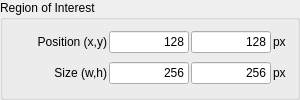
         <widget class="QGroupBox" name="groupBox_4">
          <property name="title">
           <string>Region of Interest</string>
          </property>
          <layout class="QGridLayout" name="gridLayout_3">
           <property name="leftMargin">
            <number>4</number>
           </property>
           <property name="topMargin">
            <number>4</number>
           </property>
           <property name="rightMargin">
            <number>4</number>
           </property>
           <property name="bottomMargin">
            <number>4</number>
           </property>
           <property name="spacing">
            <number>2</number>
           </property>
           <item row="0" column="3">
            <widget class="QLabel" name="label_20">
             <property name="sizePolicy">
              <sizepolicy hsizetype="Preferred" vsizetype="Preferred">
               <horstretch>0</horstretch>
               <verstretch>0</verstretch>
              </sizepolicy>
             </property>
             <property name="minimumSize">
              <size>
               <width>20</width>
               <height>0</height>
              </size>
             </property>
             <property name="maximumSize">
              <size>
               <width>20</width>
               <height>16777215</height>
              </size>
             </property>
             <property name="text">
              <string>px</string>
             </property>
             <property name="buddy">
              <cstring>mRegionOfInterestPositionYLineEdit</cstring>
             </property>
            </widget>
           </item>
           <item row="0" column="0">
            <widget class="QLabel" name="label_19">
             <property name="sizePolicy">
              <sizepolicy hsizetype="Preferred" vsizetype="Preferred">
               <horstretch>0</horstretch>
               <verstretch>0</verstretch>
              </sizepolicy>
             </property>
             <property name="minimumSize">
              <size>
               <width>100</width>
               <height>0</height>
              </size>
             </property>
             <property name="text">
              <string>Position (x,y)</string>
             </property>
             <property name="alignment">
              <set>Qt::AlignRight|Qt::AlignTrailing|Qt::AlignVCenter</set>
             </property>
             <property name="buddy">
              <cstring>mRegionOfInterestPositionXLineEdit</cstring>
             </property>
            </widget>
           </item>
           <item row="1" column="1">
            <widget class="QLineEdit" name="mRegionOfInterestSizeXLineEdit">
             <property name="sizePolicy">
              <sizepolicy hsizetype="Preferred" vsizetype="Fixed">
               <horstretch>0</horstretch>
               <verstretch>0</verstretch>
              </sizepolicy>
             </property>
             <property name="minimumSize">
              <size>
               <width>50</width>
               <height>0</height>
              </size>
             </property>
             <property name="maximumSize">
              <size>
               <width>80</width>
               <height>16777215</height>
              </size>
             </property>
             <property name="text">
              <string>256</string>
             </property>
             <property name="alignment">
              <set>Qt::AlignRight|Qt::AlignTrailing|Qt::AlignVCenter</set>
             </property>
            </widget>
           </item>
           <item row="0" column="2">
            <widget class="QLineEdit" name="mRegionOfInterestPositionYLineEdit">
             <property name="sizePolicy">
              <sizepolicy hsizetype="Preferred" vsizetype="Fixed">
               <horstretch>0</horstretch>
               <verstretch>0</verstretch>
              </sizepolicy>
             </property>
             <property name="minimumSize">
              <size>
               <width>50</width>
               <height>0</height>
              </size>
             </property>
             <property name="maximumSize">
              <size>
               <width>80</width>
               <height>16777215</height>
              </size>
             </property>
             <property name="text">
              <string>128</string>
             </property>
             <property name="alignment">
              <set>Qt::AlignRight|Qt::AlignTrailing|Qt::AlignVCenter</set>
             </property>
            </widget>
           </item>
           <item row="1" column="2">
            <widget class="QLineEdit" name="mRegionOfInterestSizeYLineEdit">
             <property name="sizePolicy">
              <sizepolicy hsizetype="Preferred" vsizetype="Fixed">
               <horstretch>0</horstretch>
               <verstretch>0</verstretch>
              </sizepolicy>
             </property>
             <property name="minimumSize">
              <size>
               <width>50</width>
               <height>0</height>
              </size>
             </property>
             <property name="maximumSize">
              <size>
               <width>80</width>
               <height>16777215</height>
              </size>
             </property>
             <property name="text">
              <string>256</string>
             </property>
             <property name="alignment">
              <set>Qt::AlignRight|Qt::AlignTrailing|Qt::AlignVCenter</set>
             </property>
            </widget>
           </item>
           <item row="1" column="0">
            <widget class="QLabel" name="label_16">
             <property name="sizePolicy">
              <sizepolicy hsizetype="Preferred" vsizetype="Preferred">
               <horstretch>0</horstretch>
               <verstretch>0</verstretch>
              </sizepolicy>
             </property>
             <property name="minimumSize">
              <size>
               <width>100</width>
               <height>0</height>
              </size>
             </property>
             <property name="text">
              <string>Size (w,h)</string>
             </property>
             <property name="alignment">
              <set>Qt::AlignRight|Qt::AlignTrailing|Qt::AlignVCenter</set>
             </property>
             <property name="buddy">
              <cstring>mRegionOfInterestSizeXLineEdit</cstring>
             </property>
            </widget>
           </item>
           <item row="1" column="3">
            <widget class="QLabel" name="label_21">
             <property name="sizePolicy">
              <sizepolicy hsizetype="Preferred" vsizetype="Preferred">
               <horstretch>0</horstretch>
               <verstretch>0</verstretch>
              </sizepolicy>
             </property>
             <property name="minimumSize">
              <size>
               <width>20</width>
               <height>0</height>
              </size>
             </property>
             <property name="maximumSize">
              <size>
               <width>20</width>
               <height>16777215</height>
              </size>
             </property>
             <property name="text">
              <string>px</string>
             </property>
             <property name="buddy">
              <cstring>mRegionOfInterestSizeYLineEdit</cstring>
             </property>
            </widget>
           </item>
           <item row="0" column="1">
            <widget class="QLineEdit" name="mRegionOfInterestPositionXLineEdit">
             <property name="sizePolicy">
              <sizepolicy hsizetype="Preferred" vsizetype="Fixed">
               <horstretch>0</horstretch>
               <verstretch>0</verstretch>
              </sizepolicy>
             </property>
             <property name="minimumSize">
              <size>
               <width>50</width>
               <height>0</height>
              </size>
             </property>
             <property name="maximumSize">
              <size>
               <width>80</width>
               <height>16777215</height>
              </size>
             </property>
             <property name="text">
              <string>128</string>
             </property>
             <property name="alignment">
              <set>Qt::AlignRight|Qt::AlignTrailing|Qt::AlignVCenter</set>
             </property>
            </widget>
           </item>
          </layout>
         </widget>
